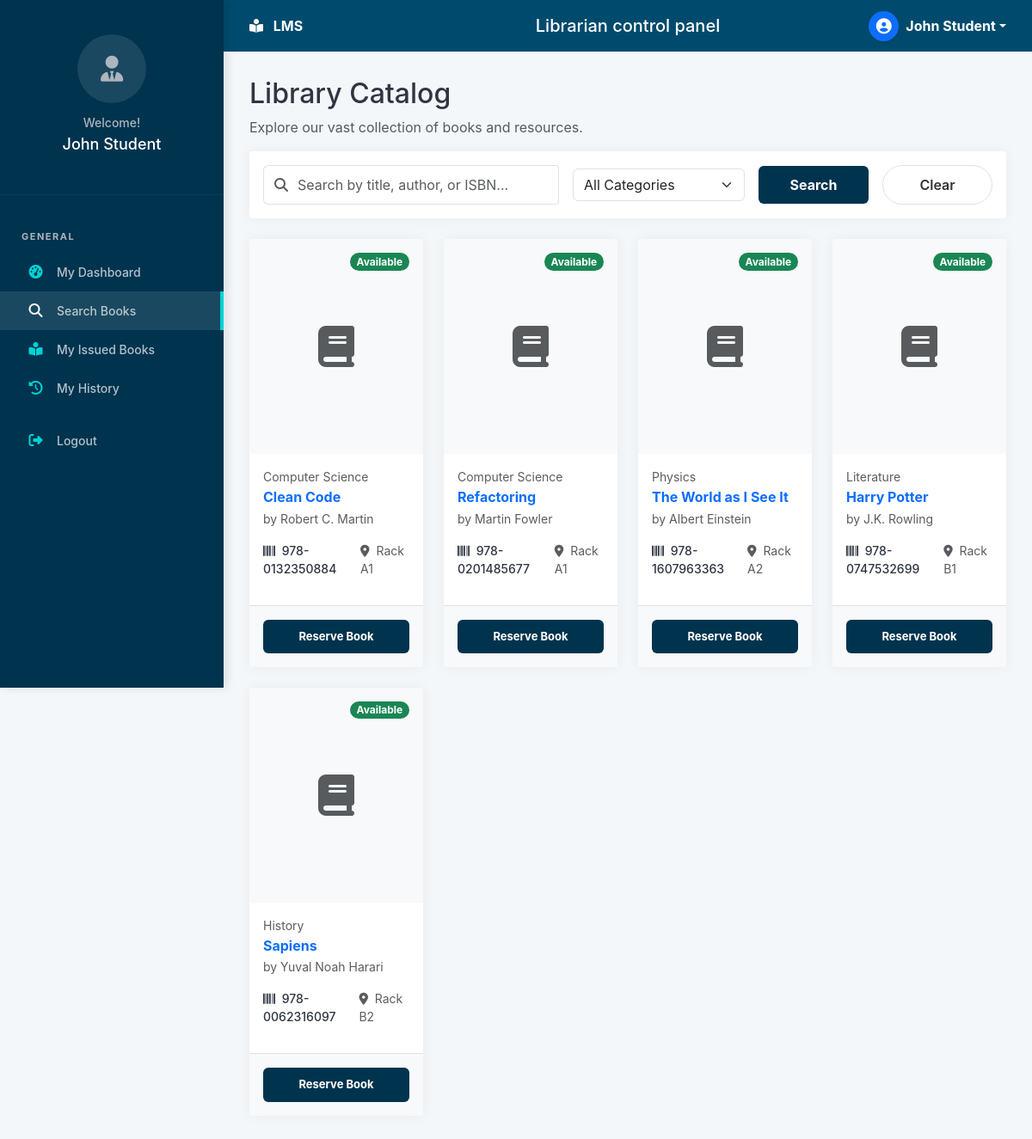
The page /student/search.php (signed in) on the database its author committed.
### tables this page shows
CREATE TABLE IF NOT EXISTS `books` (
  `id` int(11) NOT NULL AUTO_INCREMENT,
  `title` varchar(255) NOT NULL,
  `author_id` int(11) DEFAULT NULL,
  `category_id` int(11) DEFAULT NULL,
  `location_id` int(11) DEFAULT NULL,
  `isbn` varchar(20) DEFAULT NULL UNIQUE,
  `quantity` int(11) NOT NULL DEFAULT 1,
  `available_quantity` int(11) NOT NULL DEFAULT 1,
  `description` text DEFAULT NULL,
  `cover_image` varchar(255) DEFAULT 'default_book.png',
  `created_at` timestamp NOT NULL DEFAULT current_timestamp(),
  PRIMARY KEY (`id`)
);

CREATE TABLE IF NOT EXISTS `categories` (
  `id` int(11) NOT NULL AUTO_INCREMENT,
  `name` varchar(100) NOT NULL,
  PRIMARY KEY (`id`)
);

CREATE TABLE IF NOT EXISTS `authors` (
  `id` int(11) NOT NULL AUTO_INCREMENT,
  `name` varchar(100) NOT NULL,
  PRIMARY KEY (`id`)
);

CREATE TABLE IF NOT EXISTS `locations` (
  `id` int(11) NOT NULL AUTO_INCREMENT,
  `name` varchar(100) NOT NULL,  
  PRIMARY KEY (`id`)
);

### includes/functions.php (called while the page is built, shortened)
<?php
function sanitize($data) {
    return htmlspecialchars(strip_tags(trim($data)));
}
?>

### student/search.php (the view, shortened to what this page needs)
<?php
require_once '../config/db.php';
$search = sanitize($_GET['q'] ?? '');
$query = "SELECT b.*, a.name AS author_name, c.name AS category_name, l.name AS location_name
          FROM books b
          LEFT JOIN authors a ON b.author_id = a.id
          LEFT JOIN categories c ON b.category_id = c.id
          LEFT JOIN locations l ON b.location_id = l.id
          WHERE 1=1";
$params = [];
$stmt = $pdo->prepare($query);
$stmt->execute($params);
$books = $stmt->fetchAll();
include '../includes/header.php';
include '../includes/sidebar.php';
?>
<div class="main-content">
    <div class="dashboard-header">
        <div>
            <h2 class="page-title">Library Catalog</h2>
            <p class="text-muted">Explore our vast collection of books and resources.</p>
        </div>
    </div>
    <div class="card-custom mb-4 p-3">
        <form action="search.php" method="GET" class="row g-3 align-items-center">
            <div class="col-md-5">
                <div class="input-group">
                    <span class="input-group-text bg-white border-end-0"><i class="fas fa-search text-muted"></i></span>
                    <input type="text" name="q" class="form-control border-start-0 ps-0" placeholder="Search by title, author, or ISBN..." value="<?php echo $search; ?>">
                </div>
            </div>
            <div class="col-md-3">
                <select name="category" class="form-select">
                    <option value="">All Categories</option>
                </select>
            </div>
            <div class="col-md-2">
                <button type="submit" class="btn-university w-100">Search</button>
            </div>
            <div class="col-md-2">
                <a href="search.php" class="btn btn-light rounded-pill w-100">Clear</a>
            </div>
        </form>
    </div>
    <div class="row g-4">
        <?php if ($books): ?>
            <?php foreach ($books as $book): ?>
                <div class="col-xl-3 col-lg-4 col-md-6">
                    <div class="card-custom h-100 p-0 overflow-hidden d-flex flex-column">
                        <div class="position-relative">
                            <?php if (!empty($book['cover_image']) && $book['cover_image'] != 'default_book.png'): ?>
                                <img src="../assets/img/<?php echo $book['cover_image']; ?>" class="w-100" style="height: 250px; object-fit: cover;" alt="<?php echo $book['title'] ?? ''; ?>">
                            <?php else: ?>
                                <div class="d-flex align-items-center justify-content-center bg-light" style="height:250px;">
                                    <i class="fas fa-book fa-3x text-muted"></i>
                                </div>
                            <?php endif; ?>
                            <?php if (($book['available_quantity'] ?? 0) > 0): ?>
                                <span class="badge bg-success position-absolute top-0 end-0 m-3 rounded-pill">Available</span>
                            <?php else: ?>
                                <span class="badge bg-danger position-absolute top-0 end-0 m-3 rounded-pill">Out of Stock</span>
                            <?php endif; ?>
                        </div>
                        <div class="p-3 flex-grow-1">
                            <div class="text-muted small mb-1"><?php echo $book['category_name'] ?? $book['category'] ?? 'Uncategorized'; ?></div>
                            <h6 class="fw-bold text-primary mb-1 line-clamp-2"><?php echo $book['title'] ?? 'Untitled'; ?></h6>
                            <p class="text-muted small mb-3">by <?php echo $book['author_name'] ?? $book['author'] ?? 'Unknown'; ?></p>
                            <div class="d-flex justify-content-between align-items-center mb-3">
                                <span class="small fw-medium"><i class="fas fa-barcode me-1"></i> <?php echo $book['isbn'] ?? 'N/A'; ?></span>
                                <span class="small text-muted"><i class="fas fa-map-marker-alt me-1"></i> <?php echo $book['location_name'] ?? $book['location'] ?? 'Unknown'; ?></span>
                            </div>
                        </div>
                        <div class="p-3 bg-light border-top mt-auto">
                            <?php if (($book['available_quantity'] ?? 0) > 0): ?>
                                <form action="../actions/reservation_actions.php" method="POST">
                                    <button type="submit" class="btn-university btn-sm w-100 justify-content-center">Reserve Book</button>
                                </form>
                            <?php else: ?>
                                <button class="btn btn-outline-secondary btn-sm w-100 justify-content-center" disabled>Notify Me</button>
                            <?php endif; ?>
                        </div>
                    </div>
                </div>
            <?php endforeach; ?>
        <?php endif; ?>
    </div>
</div>
<?php include '../includes/footer.php'; ?>

### assets/css/style.css (style rules this page uses)
:root { --navy-dark: #002b44; --navy-sidebar: #00334e; --navy-header: #004b6d; --text-white: #ffffff; --text-muted: #adb5bd; --card-cyan: #17a2b8; --card-green: #28a745; --card-cyan: #00d2d3; --card-green: #1dd1a1; --card-red: #ff6b6b; --card-orange: #ffc107; --card-blue: #48dbfb; --bg-light: #f4f7f9; --border-color: #dee2e6; --sidebar-width: 260px; --header-height: 60px; --transition: all 0.3s ease; --sidebar-hover: rgba(255, 255, 255, 0.08); --sidebar-active: #00d2d3; }
* { margin: 0; padding: 0; box-sizing: border-box; }
body { font-family: "Inter", -apple-system, BlinkMacSystemFont, "Segoe UI", Roboto, sans-serif; background-color: var(--bg-light); color: #2f3542; overflow-x: hidden; }
.main-content { margin-left: var(--sidebar-width); margin-top: var(--header-height); padding: 30px; min-height: calc(100vh - var(--header-height)); }
.card-custom { background: white; border-radius: 4px; box-shadow: 0 0 15px rgba(0, 0, 0, 0.05); padding: 25px; }
.form-control { padding: 10px 15px; border-radius: 4px; border: 1px solid var(--border-color); }
.btn { display: inline-flex; align-items: center; justify-content: center; gap: 8px; padding: 10px 14px; font-weight: 600; border-radius: 8px; border: none; cursor: pointer; transition: var(--transition); }
.btn-sm { padding: 6px 10px; font-size: 13px; border-radius: 6px; }
.btn-primary, .btn-university { background: var(--navy-sidebar) !important; color: var(--text-white) !important; border: none !important; }
.btn-light { background: #ffffff; color: #333; border: 1px solid var(--border-color); }
.rounded-pill { border-radius: 50rem !important; }
.btn-university { background: var(--navy-sidebar); color: var(--text-white); border: none; padding: 10px 14px; font-weight: 700; border-radius: 8px; display: inline-flex; align-items: center; justify-content: center; gap: 8px; transition: var(--transition); }
.btn-university.btn-sm { padding: 6px 10px; font-size: 13px; border-radius: 6px; }
.btn-university.w-100 { width: 100%; }
.card-custom .btn-university { width: 100%; padding: 10px 12px; border-radius: 6px; }

### student/search.php (style rules this page uses)
.line-clamp-2 { display: -webkit-box; -webkit-line-clamp: 2; -webkit-box-orient: vertical; overflow: hidden; }

### rows shown on the page
books: cover_image "default_book.png" (drawn), available_quantity "Available", category.name "Computer Science", title "Clean Code", author.name "Robert C. Martin", isbn "978-0132350884", location.name "Rack A1"
books: cover_image "default_book.png" (drawn), available_quantity "Available", category.name "Computer Science", title "Refactoring", author.name "Martin Fowler", isbn "978-0201485677", location.name "Rack A1"
books: cover_image "default_book.png" (drawn), available_quantity "Available", category.name "Physics", title "The World as I See It", author.name "Albert Einstein", isbn "978-1607963363", location.name "Rack A2"
books: cover_image "default_book.png" (drawn), available_quantity "Available", category.name "Literature", title "Harry Potter", author.name "J.K. Rowling", isbn "978-0747532699", location.name "Rack B1"
books: cover_image "default_book.png" (drawn), available_quantity "Available", category.name "History", title "Sapiens", author.name "Yuval Noah Harari", isbn "978-0062316097", location.name "Rack B2"

### other values the page prints
$_SESSION['name'] "John Student"
